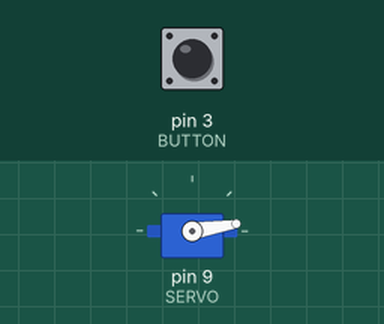
Simulated run of this sketch. Board: Arduino Uno, built with avr-gcc and run on an emulated ATmega328P. Shown: servo. The test bench sets the inputs (shaded band); at power-on: pin 3 (BUTTON) HIGH.

Above: at 0.1 s.
At 1.0 s:
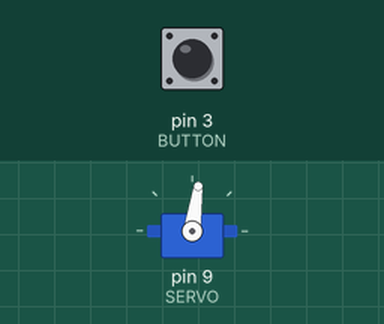
At 1.9 s:
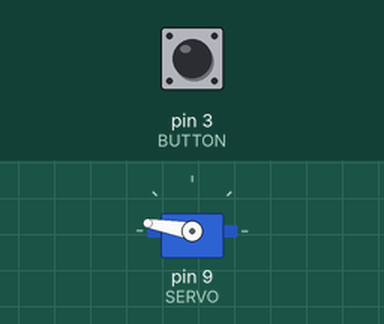
Timing chart, 0 to 3.4 s (numbered marks = the images above):
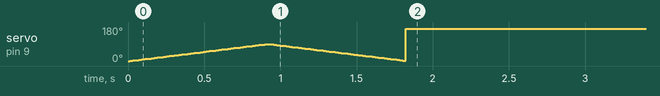

The sketch:

useless_box.ino
```cpp
#include <Servo.h>

#define BUTTON 3
#define SERVO 9
#define MAX_RAD 170

int pos = 0;

Servo myservo ;

void setup() {
pinMode(BUTTON,INPUT_PULLUP);
myservo.attach(SERVO);
for(pos=0; pos<=90; pos++){
  myservo.write(pos);
  delay(10);
}
for(pos=90; pos>0; pos--){
  myservo.write(pos);
  delay(10);
}
}

void loop(){
 if(digitalRead(BUTTON))
 myservo.write(MAX_RAD);
 else
 myservo.write(0);
 delay(15);
}
```
